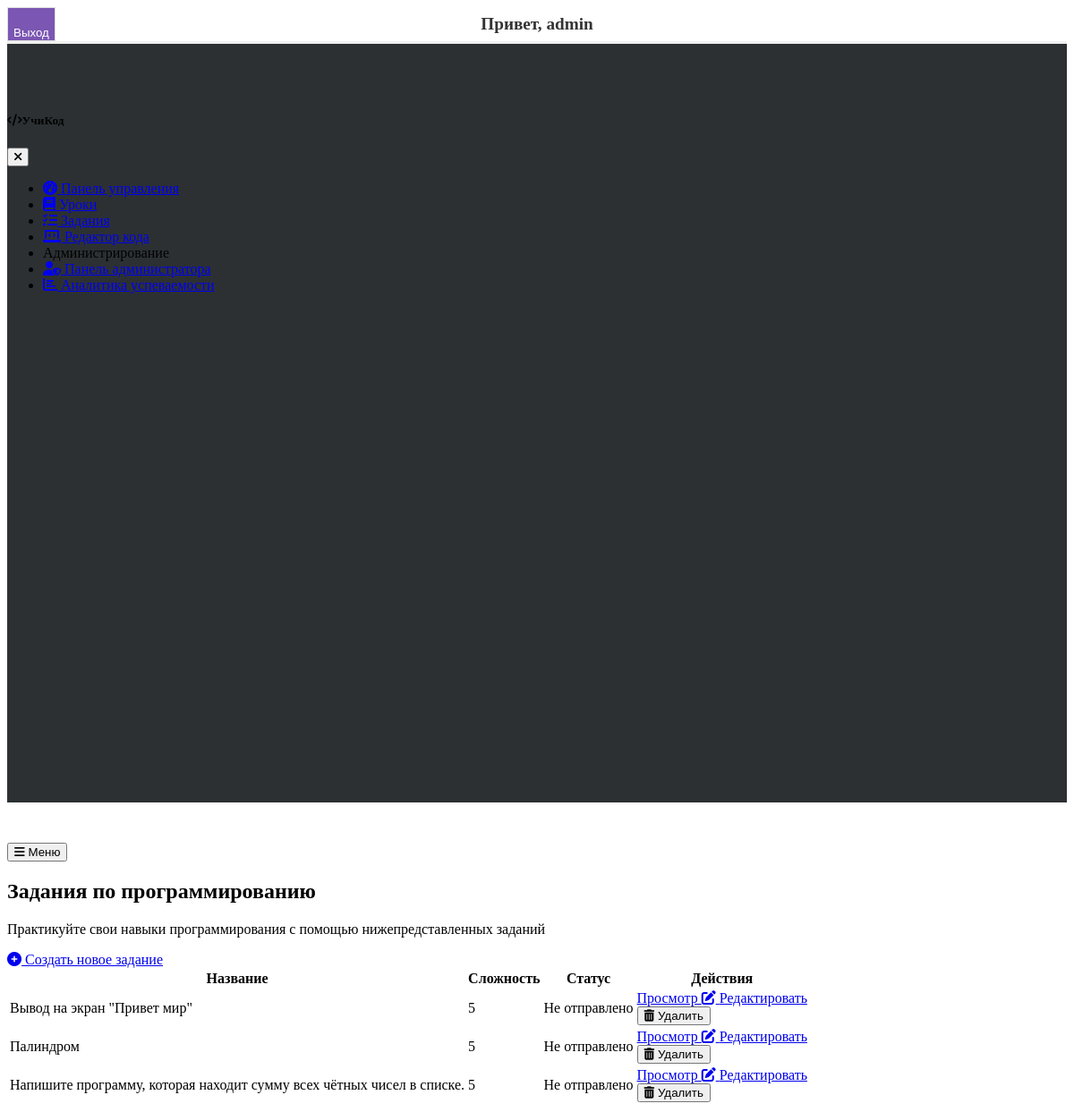
Screenshot of /assignments (signed in) with the database file from the repository.
### models.py (models this page shows, shortened)
class User(UserMixin, db.Model):
    id = db.Column(db.Integer, primary_key=True)
    username = db.Column(db.String(120), unique=True, nullable=False)
    password = db.Column(db.String(60), nullable=False)
    is_active = db.Column(db.Boolean, default=True)  # Добавлен атрибут is_active

class Assignment(db.Model):
    id = db.Column(db.Integer, primary_key=True)
    title = db.Column(db.String(200), nullable=False)
    description = db.Column(db.Text, nullable=False)
    tests = db.Column(db.Text, nullable=False)  # JSON string of test cases
    difficulty = db.Column(db.String(20), default="Medium")
    date_created = db.Column(db.DateTime, default=datetime.utcnow)
    date_updated = db.Column(db.DateTime, default=datetime.utcnow, onupdate=datetime.utcnow)
    is_published = db.Column(db.Boolean, default=True)
    submissions = db.relationship('Submission', backref='assignment', lazy=True, cascade="all, delete-orphan")

### app.py (the view)
@app.route('/assignments')
@login_required
def assignments():
    assignments = Assignment.query.all()  # Получаем все задания из базы данных
    return render_template('assignments.html', assignments=assignments)

### app.py (called while the page is built)
@login_manager.user_loader
def load_user(user_id):
    return User.query.get(int(user_id))

### templates/assignments.html (shortened to what this page needs)
{% extends "layout.html" %}
{% block content %}
<div class="container">
    <div class="row mb-4">
        <div class="col-md-8">
            <h2 class="mb-0">Задания по программированию</h2>
            <p class="text-muted">Практикуйте свои навыки программирования с помощью нижепредставленных заданий</p>
        </div>
        <div class="col-md-4 text-md-end">
            <a href="{{ url_for('new_assignment') }}" class="btn btn-primary">
                <i class="fas fa-plus-circle me-2"></i> Создать новое задание
            </a>
        </div>
    </div>
    {% if assignments %}
    <div class="row">
        <div class="col-md-12">
            <div class="card">
                <div class="card-body p-0">
                    <div class="table-responsive">
                        <table class="table table-hover mb-0">
                            <thead>
                                <tr>
                                    <th>Название</th>
                                    <th>Сложность</th>
                                    <th>Статус</th>
                                    <th>Действия</th>
                                </tr>
                            </thead>
                            <tbody>
                                {% for assignment in assignments %}
                                <tr>
                                    <td>{{ assignment.title }}</td>
                                    <td>
                                        <span class="badge rounded-pill difficulty-badge {{ assignment.difficulty }}">
                                            {% if assignment.difficulty == 'Easy' %}Легкий
                                            {% elif assignment.difficulty == 'Medium' %}Средний
                                            {% elif assignment.difficulty == 'Hard' %}Сложный
                                            {% else %}{{ assignment.difficulty }}{% endif %}
                                        </span>
                                    </td>
                                    <td>
                                        <span class="badge bg-secondary">Не отправлено</span>
                                    </td>
                                    <td>
                                        <div class="d-flex justify-content-start">
                                            <a href="{{ url_for('assignment_detail', assignment_id=assignment.id) }}" class="btn btn-sm btn-primary me-2">
                                                Просмотр
                                            </a>
                                            <a href="{{ url_for('edit_assignment', assignment_id=assignment.id) }}" class="btn btn-sm btn-outline-secondary me-2">
                                                <i class="fas fa-edit"></i> Редактировать
                                            </a>
                                            <form action="{{ url_for('delete_assignment', assignment_id=assignment.id) }}" method="POST" onsubmit="return confirm('Вы уверены, что хотите удалить это задание?');">
                                                <button type="submit" class="btn btn-sm btn-danger">
                                                    <i class="fas fa-trash-alt"></i> Удалить
                                                </button>
                                            </form>
                                        </div>
                                    </td>
                                </tr>
                                {% endfor %}
                            </tbody>
                        </table>
                    </div>
                </div>
            </div>
        </div>
    </div>
    {% endif %}
</div>
{% endblock %}

### templates/layout.html (shortened to what this page needs)
<!DOCTYPE html>
<html lang="ru" data-bs-theme="dark">
<head>
    <link rel="stylesheet" href="https://cdn.replit.com/agent/bootstrap-agent-dark-theme.min.css">
    <link rel="stylesheet" href="https://cdnjs.cloudflare.com/ajax/libs/font-awesome/6.0.0/css/all.min.css">
    <link rel="stylesheet" href="https://cdnjs.cloudflare.com/ajax/libs/codemirror/5.65.2/codemirror.min.css">
    <link rel="stylesheet" href="https://cdnjs.cloudflare.com/ajax/libs/codemirror/5.65.2/theme/darcula.min.css">
    <link rel="stylesheet" href="{{ url_for('static', filename='css/custom.css') }}">
</head>
<body>
<nav class="navbar navbar-expand-lg navbar-light custom-navbar">
    <div class="container">
        <div class="d-flex">
            {% if current_user.is_authenticated %}
                <div class="navbar-text-overlay">
                    Привет, {{ current_user.username }}
                </div>
                <form action="{{ url_for('logout') }}" method="post">
                    <button class="btn btn-light" type="submit" style="background-color: #7b56b2; color: white;">
                        Выход
                    </button>
                </form>
            {% else %}
                <a class="btn btn-light" href="{{ url_for('login') }}" style="background-color: #7b56b2; color: white;">Войти</a>
            {% endif %}
        </div>
    </div>
</nav>
    <div class="container-fluid">
        <div class="row">
            <div class="col-md-3 col-lg-2 d-md-block sidebar" id="sidebar-menu">
                <div class="sidebar-sticky">
                    <div class="d-flex justify-content-between align-items-center p-3 mb-3 border-bottom">
                        <h5 class="m-0"><i class="fas fa-code me-2"></i>УчиКод</h5>
                        <button class="btn btn-link d-md-none" type="button" aria-label="Close sidebar">
                            <i class="fas fa-times"></i>
                        </button>
                    </div>
                    <ul class="nav flex-column">
                        <li class="nav-item">
                            <a class="nav-link {% if request.path == '/dashboard' %}active{% endif %}" href="{{ url_for('dashboard') }}">
                                <i class="fas fa-tachometer-alt me-2"></i> Панель управления
                            </a>
                        </li>
                        <li class="nav-item">
                            <a class="nav-link {% if request.path == '/lessons' %}active{% endif %}" href="{{ url_for('lessons') }}">
                                <i class="fas fa-book me-2"></i> Уроки
                            </a>
                        </li>
                        <li class="nav-item">
                            <a class="nav-link {% if request.path == '/assignments' %}active{% endif %}" href="{{ url_for('assignments') }}">
                                <i class="fas fa-tasks me-2"></i> Задания
                            </a>
                        </li>
                        <li class="nav-item">
                            <a class="nav-link {% if request.path == '/code_editor' %}active{% endif %}" href="{{ url_for('code_editor') }}">
                                <i class="fas fa-laptop-code me-2"></i> Редактор кода
                            </a>
                        </li>
                        <li class="nav-item mt-3">
                            <div class="sidebar-heading px-3 py-2">
                                <span class="text-muted text-uppercase">Администрирование</span>
                            </div>
                        </li>
                        <li class="nav-item">
                            <a class="nav-link {% if request.path == '/admin_panel' %}active{% endif %}" href="{{ url_for('admin_panel') }}">
                                <i class="fas fa-user-shield me-2"></i> Панель администратора
                            </a>
                        </li>
                        <li class="nav-item">
                            <a class="nav-link {% if request.path == '/analytics' %}active{% endif %}" href="{{ url_for('analytics_dashboard') }}">
                                <i class="fas fa-chart-bar me-2"></i> Аналитика успеваемости
                            </a>
                        </li>
                    </ul>
                </div>
            </div>
            <main class="col-md-9 ms-sm-auto col-lg-10 px-md-4 main-content">
                <div class="d-flex justify-content-between flex-wrap flex-md-nowrap align-items-center pt-3 pb-2 mb-3 border-bottom">
                    <div class="btn-toolbar mb-2 mb-md-0">
                        <button class="btn btn-sm btn-outline-secondary d-md-none" id="mobile-menu-toggle">
                            <i class="fas fa-bars"></i> Меню
                        </button>
                    </div>
                </div>
                {% block content %}{% endblock %}
            </main>
        </div>
    </div>
</body>
</html>

### templates/custom.css (style rules this page uses)
.sidebar { height: 100%; min-height: 100vh; position: sticky; top: 0; z-index: 100; padding: 48px 0 0; box-shadow: inset -1px 0 0 rgba(0, 0, 0, .1); }
.sidebar-sticky { position: relative; top: 0; height: calc(100vh - 48px); padding-top: 0.5rem; overflow-x: hidden; overflow-y: auto; }
.main-content { padding-top: 1.5rem; }
[data-bs-theme=dark] .sidebar { background-color: rgba(33, 37, 41, 0.95); }
[data-bs-theme=dark] .table { --bs-table-hover-color: var(--bs-gray-200); }
.custom-navbar { background-color: #ffffff; border-bottom: 3px solid #f0f0f0; position: relative; }
.navbar-text-overlay { position: absolute; top: 50%; left: 50%; transform: translate(-50%, -50%); color: #333333; font-size: 1.2rem; font-weight: bold; z-index: 10; }
.custom-navbar .btn-light { background-color: #f8f9fa; color: #333; border: 1px solid #ddd; padding-top: 20px; }

### rows the page displays
User: username "admin"
Assignment: title "Вывод на экран \"Привет мир\"", difficulty "5"
Assignment: title "Палиндром", difficulty "5"
Assignment: title "Напишите программу, которая находит сумму всех чётных чисел в списке.", difficulty "5"
